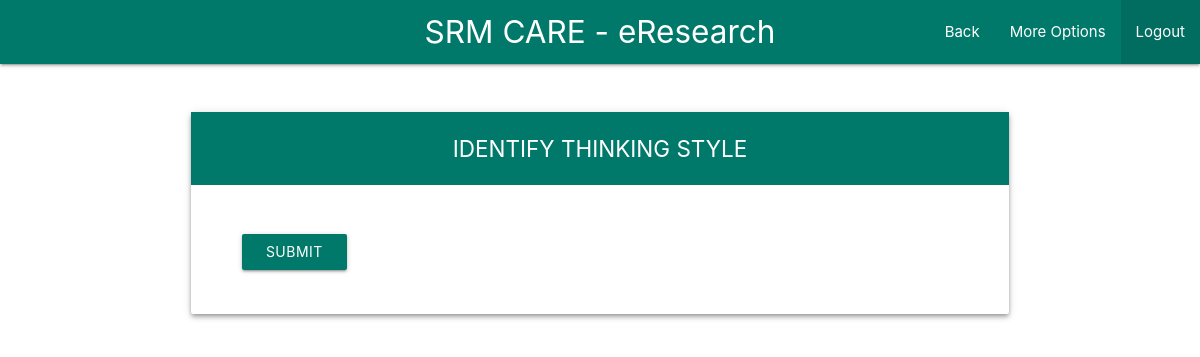
The page /login/user/identify/thinking.php (signed in) on the database as committed earlier.
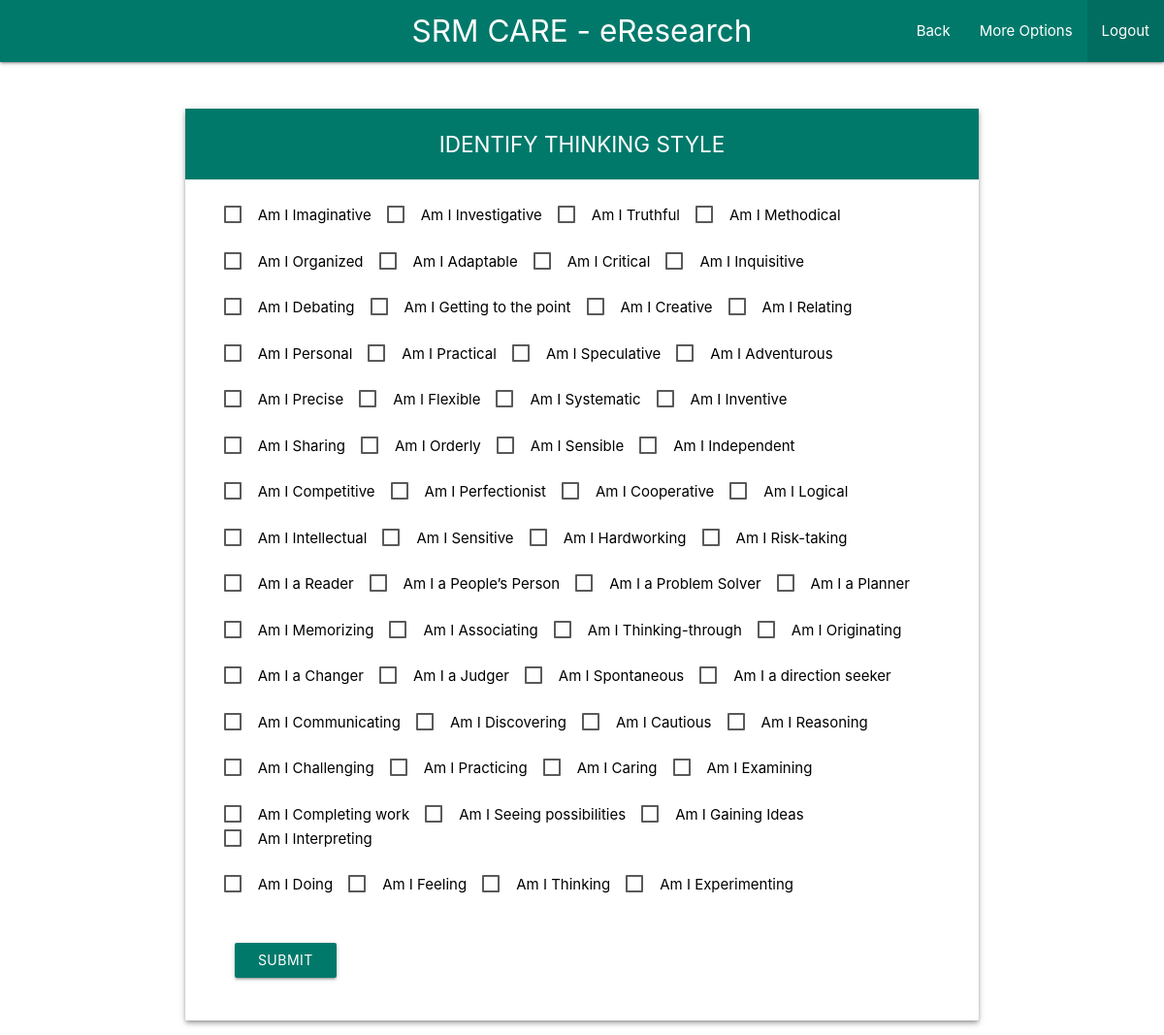
The same page on the database as committed later.
### tables this page shows
CREATE TABLE `thinking` (
  `id` int(11) NOT NULL,
  `a` text NOT NULL,
  `b` text NOT NULL,
  `c` text NOT NULL,
  `d` text NOT NULL
);

### includes/general.php (called while the page is built, shortened)
<?php
$nav_title="SRM CARE - eResearch";
$color="teal darken-2";
?>

### login/user/identify/thinking.php (the view, shortened to what this page needs)
<?php
    include_once("../../../includes/config.php");
    include_once("../../../includes/general.php");
?>
<html>
    <head>
      <link type="text/css" rel="stylesheet" href="../../../css/materialize.min.css"  media="screen,projection"/>
      <link href="../../css/material-icons.css" rel="stylesheet">
    </head>
    <body>
 <nav>
    <div class="<?php echo $color; ?> nav-wrapper">
      <a href="#!" class="brand-logo hide-on-small-only center"><?php echo $nav_title; ?></a>
      <ul id="nav-mobile" class="right hide-on-med-and-down">
        <li><a href="index.php">Back</a></li>
        <li><a class="dropdown-trigger" data-target="dropdown1">More Options</a></li>
        <li class="active"><a href="../../../index.php">Logout</a></li>
      </ul>
    </div>
  </nav>
    <div class="container">
      <div class="row">
        <div class="col s12">
          <div class="card z-depth-2">
             <div id="l1" class="login center-align <?php echo $color; ?> white-text">IDENTIFY THINKING STYLE</div>
            <div class="card-content">
                <div class="row thinking" style="margin-left: 2%;">
                  <?php
                    $sql = "SELECT * FROM thinking";
                    if($result = mysqli_query($conn, $sql)) {
                      while($row = mysqli_fetch_assoc($result)) {
                        $split_a = explode("?", $row['a']);
                        $split_b = explode("?", $row['b']);
                        $split_c = explode("?", $row['c']);
                        $split_d = explode("?", $row['d']);
                        $map = Array("CS" => 0, "AS" => 1, "AR" => 2, "CR" => 3);
                        echo "
                        <p>
                          <label>
                            <input class=q".$row['id']." name='q".$row['id']."' type='checkbox' value='".$map[$split_a[1]]."'/>
                            <span>".$split_a[0]."</span>
                          </label>
                          &nbsp;&nbsp;
                          <label>
                            <input class=q".$row['id']." name='q".$row['id']."' type='checkbox' value='".$map[$split_b[1]]."'/>
                            <span>".$split_b[0]."</span>
                          </label>
                          &nbsp;&nbsp;
                          <label>
                            <input class=q".$row['id']." name='q".$row['id']."' type='checkbox' value='".$map[$split_c[1]]."'/>
                            <span>".$split_c[0]."</span>
                          </label>
                          &nbsp;&nbsp;
                          <label>
                            <input class=q".$row['id']." name='q".$row['id']."' type='checkbox' value='".$map[$split_d[1]]."'/>
                            <span>".$split_d[0]."</span>
                          </label>
                        </p>
                        <br>
                        ";
                        }
                    }
                  ?>
                  <div class="col s4 m2">
                      <a class="btnsize waves-effect waves-light btn <?php echo $color?>" id="submit">Submit</a>
                  </div>
                </div>
            </div>
            </div>
          </div>
        </div>
      </div>
    </body>
  </html>

### login/user/identify/thinking.php (style rules this page uses)
.container { position: relative; top: 5%; }
.login { padding: 20px; font-size: 1.5em; margin-bottom: 0px; }
.btnsize { min-width: 100% !important; margin-top: 25px; }
span { color: black; }

Rows that differ between the two databases and show on the page:
added thinking: a "Am I Imaginative", b "Am I Investigative", c "Am I Truthful", d "Am I Methodical"
added thinking: a "Am I Organized", b "Am I Adaptable", c "Am I Critical", d "Am I Inquisitive"
added thinking: a "Am I Debating", b "Am I Getting to the point", c "Am I Creative", d "Am I Relating"
added thinking: a "Am I Personal", b "Am I Practical", c "Am I Speculative", d "Am I Adventurous"
added thinking: a "Am I Precise", b "Am I Flexible", c "Am I Systematic", d "Am I Inventive"
added thinking: a "Am I Sharing", b "Am I Orderly", c "Am I Sensible", d "Am I Independent"
added thinking: a "Am I Competitive", b "Am I Perfectionist", c "Am I Cooperative", d "Am I Logical"
added thinking: a "Am I Intellectual", b "Am I Sensitive", c "Am I Hardworking", d "Am I Risk-taking"
added thinking: a "Am I a Reader", b "Am I a People’s Person", c "Am I a Problem Solver", d "Am I a Planner"
added thinking: a "Am I Memorizing", b "Am I Associating", c "Am I Thinking-through", d "Am I Originating"
added thinking: a "Am I a Changer", b "Am I a Judger", c "Am I Spontaneous", d "Am I a direction seeker"
added thinking: a "Am I Communicating", b "Am I Discovering", c "Am I Cautious", d "Am I Reasoning"
added thinking: a "Am I Challenging", b "Am I Practicing", c "Am I Caring", d "Am I Examining"
added thinking: a "Am I Completing work", b "Am I Seeing possibilities", c "Am I Gaining Ideas", d "Am I Interpreting"
added thinking: a "Am I Doing", b "Am I Feeling", c "Am I Thinking", d "Am I Experimenting"
